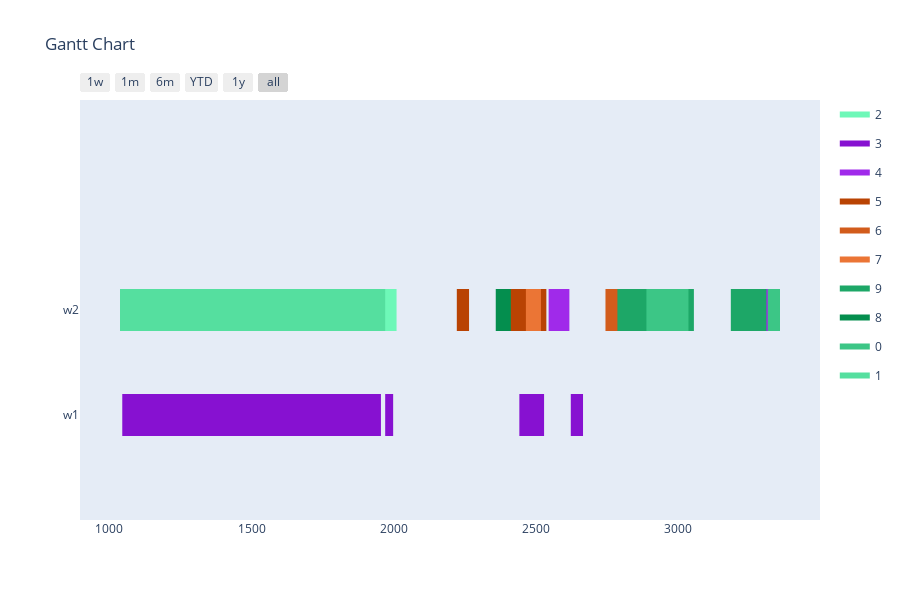

This figure's notebook cell:
### Markdown cell above
Config 1 - Test with One Point Crossover

### Code cell
optimizer = BaseGA(env)
optimizer.set_minimize()
# optional (in this case, all options given are the default option, if the configuration step is skipped)
optimizer.configure('tardiness', 'onepointcrossover', 'roulettewheel', 'randomize')
# choose an input generator (optional) -> decides how the data gets converted into the optimizer format
# optimizer.set_input_generator('SameLengthAlternativesGenerator')
# all parameters after offspring_amount are optional (in this case -> verbose=True)
result, best_fitness_history, average_fitness_history, best_generation_history, feasible_gen = optimizer.optimize(orders, max_generations, earliest_time_slot, last_time_slot, population_size, offspring_amount, verbose=True)
workstation_assignments = reformat_result(result, orders, env)
visualize(workstation_assignments, best_fitness_history, average_fitness_history, best_generation_history, feasible_gen)

### Figure 1 — Plotly figure (JSON) as saved in the notebook; plotly's stock layout.template omitted (floating-point values rounded to 4 significant figures)
{"data": [{"fill": "toself", "fillcolor": "rgb(110, 248, 184)", "hoverinfo": "name", "legendgroup": "rgb(110, 248, 184)", "mode": "none", "name": "2", "type": "scatter", "x": [1957, 2010, 2010, 1957, 1957, 484, 537, 537, 484, 484, 1658, 1702, 1702, 1658, 1658, 623, 696, 696, 623], "y": [0.8, 0.8, 1.2, 1.2, null, 0.8, 0.8, 1.2, 1.2, null, 0.8, 0.8, 1.2, 1.2, null, 0.8, 0.8, 1.2, 1.2]}, {"fill": "toself", "fillcolor": "rgb(135, 17, 209)", "hoverinfo": "name", "legendgroup": "rgb(135, 17, 209)", "mode": "none", "name": "3", "type": "scatter", "x": [1069, 1164, 1164, 1069, 1069, 1649, 1744, 1744, 1649, 1649, 1955, 1998, 1998, 1955, 1955, 2623, 2666, 2666, 2623, 2623, 2442, 2529, 2529, 2442, 2442, 970, 1045, 1045, 970], "y": [0.8, 0.8, 1.2, 1.2, null, 0.8, 0.8, 1.2, 1.2, null, -0.2, -0.2, 0.2, 0.2, null, -0.2, -0.2, 0.2, 0.2, null, -0.2, -0.2, 0.2, 0.2, null, -0.2, -0.2, 0.2, 0.2]}, {"fill": "toself", "fillcolor": "rgb(160, 42, 234)", "hoverinfo": "name", "legendgroup": "rgb(160, 42, 234)", "mode": "none", "name": "4", "type": "scatter", "x": [3293, 3356, 3356, 3293, 3293, 2545, 2618, 2618, 2545, 2545, 774, 827, 827, 774, 774, 313, 376, 376, 313], "y": [0.8, 0.8, 1.2, 1.2, null, 0.8, 0.8, 1.2, 1.2, null, 0.8, 0.8, 1.2, 1.2, null, 0.8, 0.8, 1.2, 1.2]}, {"fill": "toself", "fillcolor": "rgb(185, 67, 3)", "hoverinfo": "name", "legendgroup": "rgb(185, 67, 3)", "mode": "none", "name": "5", "type": "scatter", "x": [2222, 2265, 2265, 2222, 2222, 1558, 1683, 1683, 1558, 1558, 1068, 1203, 1203, 1068, 1068, 2402, 2537, 2537, 2402, 2402, 473, 516, 516, 473, 473, 1365, 1423, 1423, 1365, 1365, 1203, 1261, 1261, 1203], "y": [0.8, 0.8, 1.2, 1.2, null, 0.8, 0.8, 1.2, 1.2, null, 0.8, 0.8, 1.2, 1.2, null, 0.8, 0.8, 1.2, 1.2, null, 0.8, 0.8, 1.2, 1.2, null, 0.8, 0.8, 1.2, 1.2, null, 0.8, 0.8, 1.2, 1.2]}, {"fill": "toself", "fillcolor": "rgb(210, 92, 28)", "hoverinfo": "name", "legendgroup": "rgb(210, 92, 28)", "mode": "none", "name": "6", "type": "scatter", "x": [1276, 1334, 1334, 1276, 1276, 1108, 1248, 1248, 1108, 1108, 1182, 1240, 1240, 1182, 1182, 2745, 2803, 2803, 2745, 2745, 778, 918, 918, 778, 778, 413, 471, 471, 413, 413, 319, 380, 380, 319], "y": [0.8, 0.8, 1.2, 1.2, null, 0.8, 0.8, 1.2, 1.2, null, 0.8, 0.8, 1.2, 1.2, null, 0.8, 0.8, 1.2, 1.2, null, 0.8, 0.8, 1.2, 1.2, null, 0.8, 0.8, 1.2, 1.2, null, 0.8, 0.8, 1.2, 1.2]}, {"fill": "toself", "fillcolor": "rgb(235, 117, 53)", "hoverinfo": "name", "legendgroup": "rgb(235, 117, 53)", "mode": "none", "name": "7", "type": "scatter", "x": [523, 596, 596, 523, 523, 1124, 1187, 1187, 1124, 1124, 1161, 1224, 1224, 1161, 1161, 2465, 2518, 2518, 2465], "y": [0.8, 0.8, 1.2, 1.2, null, 0.8, 0.8, 1.2, 1.2, null, 0.8, 0.8, 1.2, 1.2, null, 0.8, 0.8, 1.2, 1.2]}, {"fill": "toself", "fillcolor": "rgb(29, 167, 103)", "hoverinfo": "name", "legendgroup": "rgb(29, 167, 103)", "mode": "none", "name": "9", "type": "scatter", "x": [2787, 2902, 2902, 2787, 2787, 2874, 3009, 3009, 2874, 2874, 382, 522, 522, 382, 382, 3186, 3311, 3311, 3186, 3186, 703, 828, 828, 703, 703, 1149, 1274, 1274, 1149, 1149, 2931, 3056, 3056, 2931], "y": [0.8, 0.8, 1.2, 1.2, null, 0.8, 0.8, 1.2, 1.2, null, 0.8, 0.8, 1.2, 1.2, null, 0.8, 0.8, 1.2, 1.2, null, 0.8, 0.8, 1.2, 1.2, null, 0.8, 0.8, 1.2, 1.2, null, 0.8, 0.8, 1.2, 1.2]}, {"fill": "toself", "fillcolor": "rgb(4, 142, 78)", "hoverinfo": "name", "legendgroup": "rgb(4, 142, 78)", "mode": "none", "name": "8", "type": "scatter", "x": [2913, 2976, 2976, 2913, 2913, 239, 312, 312, 239, 239, 1041, 1114, 1114, 1041, 1041, 2359, 2412, 2412, 2359], "y": [0.8, 0.8, 1.2, 1.2, null, 0.8, 0.8, 1.2, 1.2, null, 0.8, 0.8, 1.2, 1.2, null, 0.8, 0.8, 1.2, 1.2]}, {"fill": "toself", "fillcolor": "rgb(60, 198, 134)", "hoverinfo": "name", "legendgroup": "rgb(60, 198, 134)", "mode": "none", "name": "0", "type": "scatter", "x": [2889, 2932, 2932, 2889, 2889, 1748, 1883, 1883, 1748, 1748, 222, 283, 283, 222, 222, 2897, 3037, 3037, 2897, 2897, 214, 275, 275, 214, 214, 814, 949, 949, 814, 814, 3316, 3359, 3359, 3316], "y": [0.8, 0.8, 1.2, 1.2, null, 0.8, 0.8, 1.2, 1.2, null, 0.8, 0.8, 1.2, 1.2, null, 0.8, 0.8, 1.2, 1.2, null, 0.8, 0.8, 1.2, 1.2, null, 0.8, 0.8, 1.2, 1.2, null, 0.8, 0.8, 1.2, 1.2]}, {"fill": "toself", "fillcolor": "rgb(85, 223, 159)", "hoverinfo": "name", "legendgroup": "rgb(85, 223, 159)", "mode": "none", "name": "1", "type": "scatter", "x": [269, 322, 322, 269, 269, 266, 329, 329, 266, 266, 970, 1043, 1043, 970, 970, 984, 1037, 1037, 984], "y": [0.8, 0.8, 1.2, 1.2, null, 0.8, 0.8, 1.2, 1.2, null, 0.8, 0.8, 1.2, 1.2, null, 0.8, 0.8, 1.2, 1.2]}, {"legendgroup": "rgb(110, 248, 184)", "marker": {"color": "rgb(110, 248, 184)", "opacity": 0, "size": 1}, "mode": "markers", "name": "", "showlegend": false, "text": [null, null, null, null, null, null, null, null], "type": "scatter", "x": [1957, 2010, 484, 537, 1658, 1702, 623, 696], "y": [1, 1, 1, 1, 1, 1, 1, 1]}, {"legendgroup": "rgb(135, 17, 209)", "marker": {"color": "rgb(135, 17, 209)", "opacity": 0, "size": 1}, "mode": "markers", "name": "", "showlegend": false, "text": [null, null, null, null, null, null, null, null, null, null, null, null], "type": "scatter", "x": [1069, 1164, 1649, 1744, 1955, 1998, 2623, 2666, 2442, 2529, 970, 1045], "y": [1, 1, 1, 1, 0, 0, 0, 0, 0, 0, 0, 0]}, {"legendgroup": "rgb(160, 42, 234)", "marker": {"color": "rgb(160, 42, 234)", "opacity": 0, "size": 1}, "mode": "markers", "name": "", "showlegend": false, "text": [null, null, null, null, null, null, null, null], "type": "scatter", "x": [3293, 3356, 2545, 2618, 774, 827, 313, 376], "y": [1, 1, 1, 1, 1, 1, 1, 1]}, {"legendgroup": "rgb(185, 67, 3)", "marker": {"color": "rgb(185, 67, 3)", "opacity": 0, "size": 1}, "mode": "markers", "name": "", "showlegend": false, "text": [null, null, null, null, null, null, null, null, null, null, null, null, null, null], "type": "scatter", "x": [2222, 2265, 1558, 1683, 1068, 1203, 2402, 2537, 473, 516, 1365, 1423, 1203, 1261], "y": [1, 1, 1, 1, 1, 1, 1, 1, 1, 1, 1, 1, 1, 1]}, {"legendgroup": "rgb(210, 92, 28)", "marker": {"color": "rgb(210, 92, 28)", "opacity": 0, "size": 1}, "mode": "markers", "name": "", "showlegend": false, "text": [null, null, null, null, null, null, null, null, null, null, null, null, null, null], "type": "scatter", "x": [1276, 1334, 1108, 1248, 1182, 1240, 2745, 2803, 778, 918, 413, 471, 319, 380], "y": [1, 1, 1, 1, 1, 1, 1, 1, 1, 1, 1, 1, 1, 1]}, {"legendgroup": "rgb(235, 117, 53)", "marker": {"color": "rgb(235, 117, 53)", "opacity": 0, "size": 1}, "mode": "markers", "name": "", "showlegend": false, "text": [null, null, null, null, null, null, null, null], "type": "scatter", "x": [523, 596, 1124, 1187, 1161, 1224, 2465, 2518], "y": [1, 1, 1, 1, 1, 1, 1, 1]}, {"legendgroup": "rgb(29, 167, 103)", "marker": {"color": "rgb(29, 167, 103)", "opacity": 0, "size": 1}, "mode": "markers", "name": "", "showlegend": false, "text": [null, null, null, null, null, null, null, null, null, null, null, null, null, null], "type": "scatter", "x": [2787, 2902, 2874, 3009, 382, 522, 3186, 3311, 703, 828, 1149, 1274, 2931, 3056], "y": [1, 1, 1, 1, 1, 1, 1, 1, 1, 1, 1, 1, 1, 1]}, {"legendgroup": "rgb(4, 142, 78)", "marker": {"color": "rgb(4, 142, 78)", "opacity": 0, "size": 1}, "mode": "markers", "name": "", "showlegend": false, "text": [null, null, null, null, null, null, null, null], "type": "scatter", "x": [2913, 2976, 239, 312, 1041, 1114, 2359, 2412], "y": [1, 1, 1, 1, 1, 1, 1, 1]}, {"legendgroup": "rgb(60, 198, 134)", "marker": {"color": "rgb(60, 198, 134)", "opacity": 0, "size": 1}, "mode": "markers", "name": "", "showlegend": false, "text": [null, null, null, null, null, null, null, null, null, null, null, null, null, null], "type": "scatter", "x": [2889, 2932, 1748, 1883, 222, 283, 2897, 3037, 214, 275, 814, 949, 3316, 3359], "y": [1, 1, 1, 1, 1, 1, 1, 1, 1, 1, 1, 1, 1, 1]}, {"legendgroup": "rgb(85, 223, 159)", "marker": {"color": "rgb(85, 223, 159)", "opacity": 0, "size": 1}, "mode": "markers", "name": "", "showlegend": false, "text": [null, null, null, null, null, null, null, null], "type": "scatter", "x": [269, 322, 266, 329, 970, 1043, 984, 1037], "y": [1, 1, 1, 1, 1, 1, 1, 1]}], "layout": {"height": 600, "hovermode": "closest", "showlegend": true, "title": {"text": "Gantt Chart"}, "xaxis": {"rangeselector": {"buttons": [{"count": 7, "label": "1w", "step": "day", "stepmode": "backward"}, {"count": 1, "label": "1m", "step": "month", "stepmode": "backward"}, {"count": 6, "label": "6m", "step": "month", "stepmode": "backward"}, {"count": 1, "label": "YTD", "step": "year", "stepmode": "todate"}, {"count": 1, "label": "1y", "step": "year", "stepmode": "backward"}, {"step": "all"}]}, "showgrid": false, "type": "date", "zeroline": false}, "yaxis": {"autorange": false, "range": [-1, 3], "showgrid": false, "ticktext": ["w1", "w2"], "tickvals": [0, 1], "zeroline": false}}}
